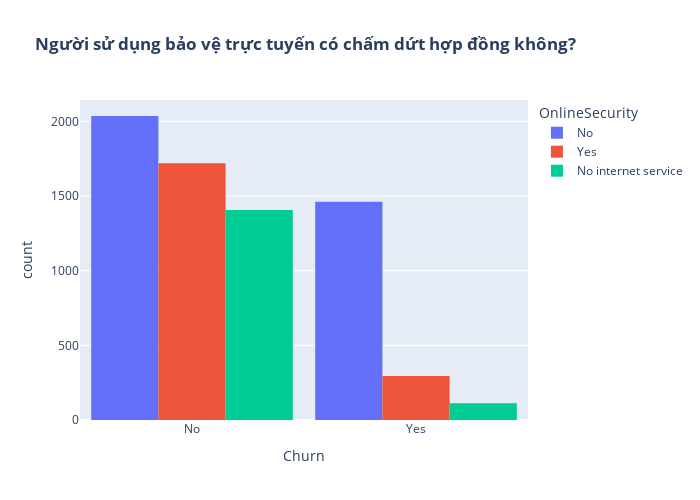

Notebook code for this chart:
### Markdown cell above
Nhận xét: người cao tuổi ít ảnh hưởng đến việc huỷ hợp đồng

### Code cell
fig = px.histogram(df, x="Churn", color="OnlineSecurity", barmode="group", title="<b>Người sử dụng bảo vệ trực tuyến có chấm dứt hợp đồng không?</b>")
fig.update_layout(width=700, height=500, bargap=0.1)
fig.show()

### Figure 1 — Plotly figure (JSON) as saved in the notebook; plotly's stock layout.template omitted (floating-point values rounded to 4 significant figures; data arrays with more than 128 entries replaced by an {"elided": "..."} marker saying what was removed)
{"data": [{"alignmentgroup": "True", "bingroup": "x", "hovertemplate": "OnlineSecurity=No<br>Churn=%{x}<br>count=%{y}<extra></extra>", "legendgroup": "No", "marker": {"color": "#636efa", "pattern": {"shape": ""}}, "name": "No", "offsetgroup": "No", "orientation": "v", "showlegend": true, "type": "histogram", "x": {"elided": "3497 str values"}, "xaxis": "x", "yaxis": "y"}, {"alignmentgroup": "True", "bingroup": "x", "hovertemplate": "OnlineSecurity=Yes<br>Churn=%{x}<br>count=%{y}<extra></extra>", "legendgroup": "Yes", "marker": {"color": "#EF553B", "pattern": {"shape": ""}}, "name": "Yes", "offsetgroup": "Yes", "orientation": "v", "showlegend": true, "type": "histogram", "x": {"elided": "2015 str values"}, "xaxis": "x", "yaxis": "y"}, {"alignmentgroup": "True", "bingroup": "x", "hovertemplate": "OnlineSecurity=No internet service<br>Churn=%{x}<br>count=%{y}<extra></extra>", "legendgroup": "No internet service", "marker": {"color": "#00cc96", "pattern": {"shape": ""}}, "name": "No internet service", "offsetgroup": "No internet service", "orientation": "v", "showlegend": true, "type": "histogram", "x": {"elided": "1520 str values"}, "xaxis": "x", "yaxis": "y"}], "layout": {"bargap": 0.1, "barmode": "group", "height": 500, "legend": {"title": {"text": "OnlineSecurity"}, "tracegroupgap": 0}, "title": {"text": "<b>Người sử dụng bảo vệ trực tuyến có chấm dứt hợp đồng không?</b>"}, "width": 700, "xaxis": {"anchor": "y", "domain": [0, 1], "title": {"text": "Churn"}}, "yaxis": {"anchor": "x", "domain": [0, 1], "title": {"text": "count"}}}}
